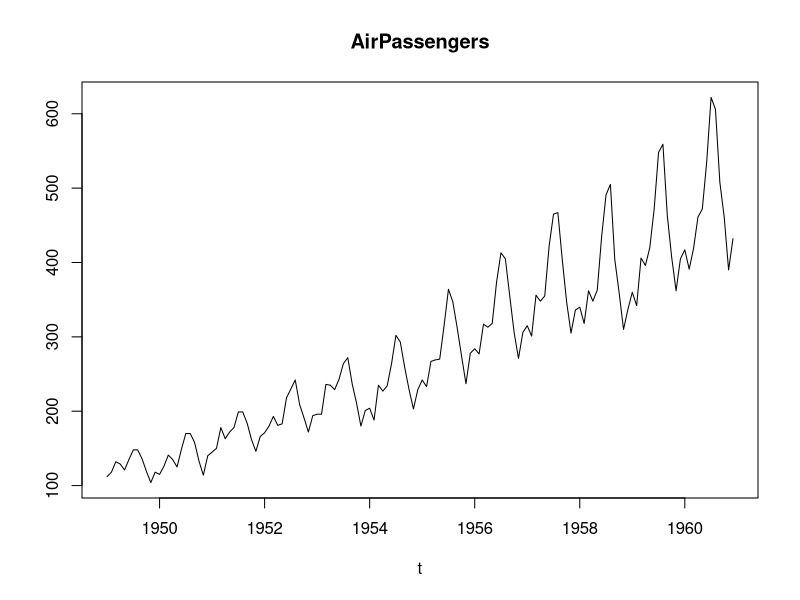
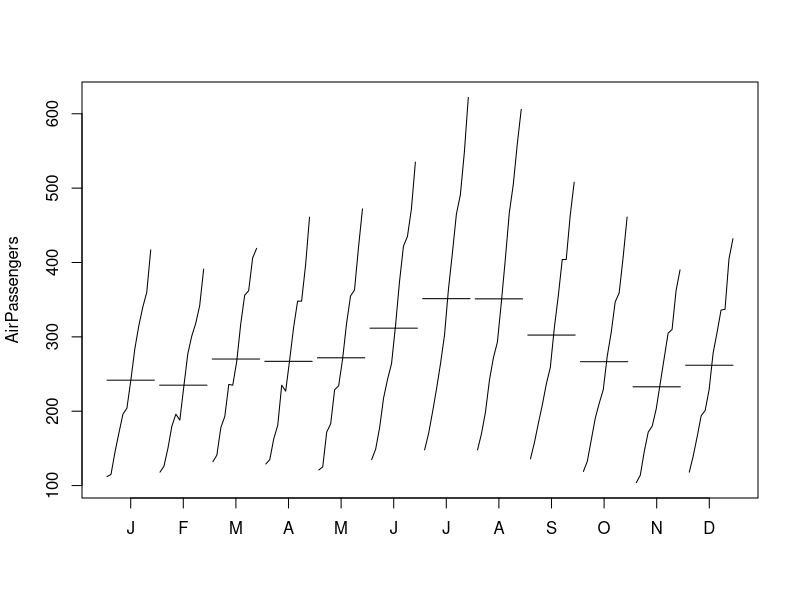
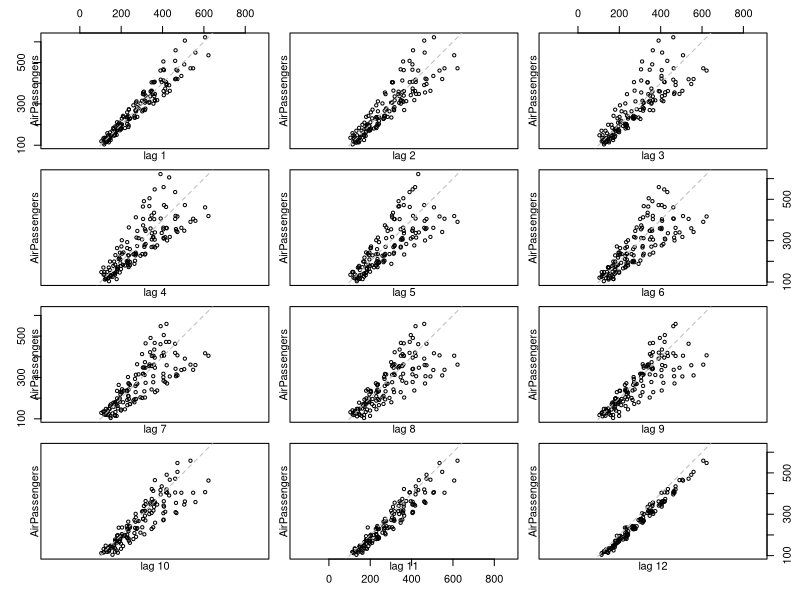
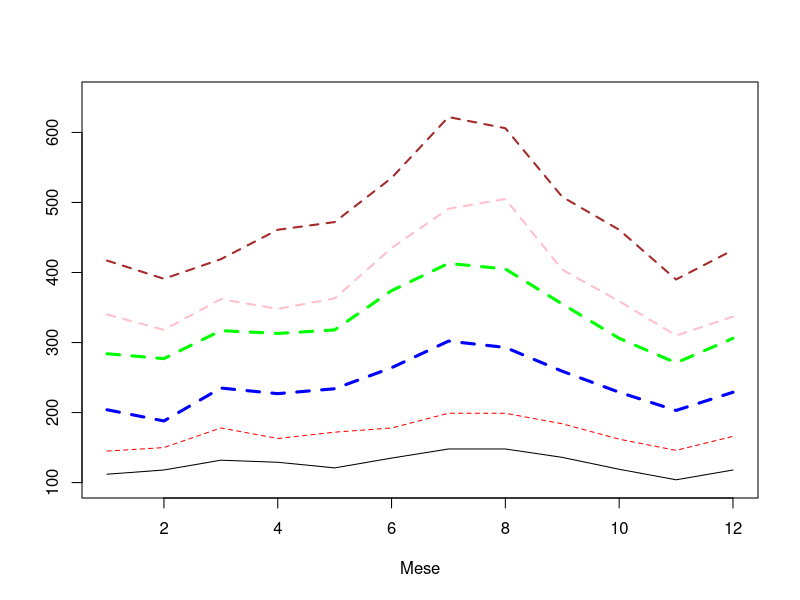
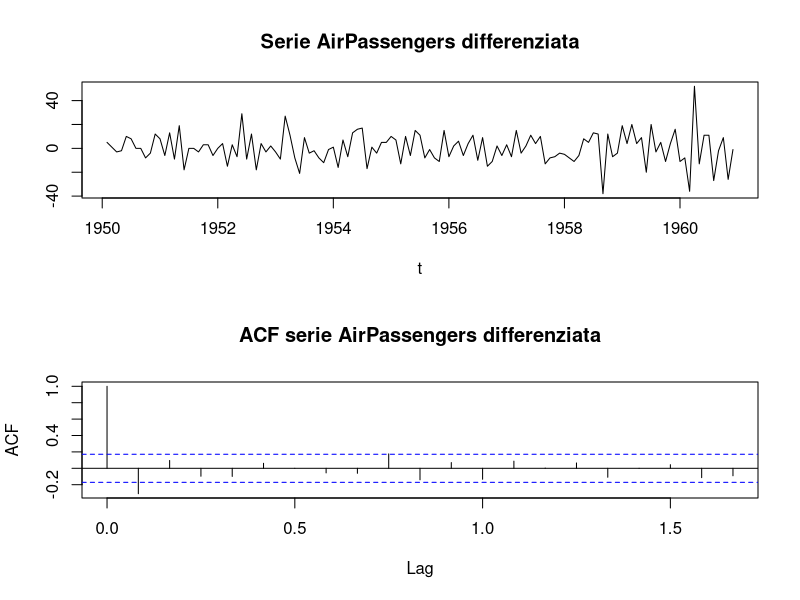

Here is the R script that generated these plots, in order:
data("AirPassengers")
plot(AirPassengers, ylab="", xlab="t", main="AirPassengers")

monthplot(AirPassengers)

lag.plot(AirPassengers, set.lags=1:12, type="p", do.lines=FALSE)

y1 <- window(AirPassengers, start=c(1949,1), end=c(1949,12))
y2 <- window(AirPassengers, start=c(1951,1), end=c(1951,12))
y3 <- window(AirPassengers, start=c(1954,1), end=c(1954,12))
y4 <- window(AirPassengers, start=c(1956,1), end=c(1956,12))
y5 <- window(AirPassengers, start=c(1958,1), end=c(1958,12))
y6 <- window(AirPassengers, start=c(1960,1), end=c(1960,12))

range(AirPassengers)

x <- seq(1, 12, 1)
matplot(x, y1, type="l", ylim=c(100,650), ylab="", xlab="Mese")
lines(x, y2, type="l", lty=2, col="red")
lines(x, y3, type="l", lty=2, col="blue", lwd=3)
lines(x, y4, type="l", lty=2, col="green", lwd=3)
lines(x, y5, type="l", lty=2, col="pink", lwd=2)
lines(x, y6, type="l", lty=2, col="brown", lwd=2)

yt <- diff(AirPassengers, lag=1, differences=1)
zt <- diff(yt, lag=12, differences=1)

par(mfrow=c(2,1))
plot(zt, ylab="", xlab="t", main="Serie AirPassengers differenziata")
acf(zt, lag.max=20, main="ACF serie AirPassengers differenziata")

